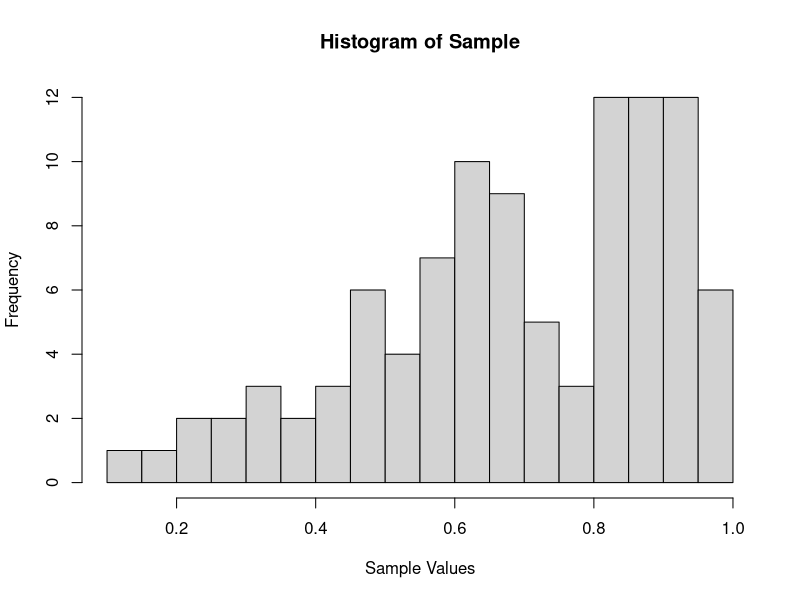

Write R code to recreate this figure.
## ---- chunk 1
lambda <- 1
set.seed(0)
sample_size <- 100

sample_x <- (runif(sample_size))^(1 / (2 * lambda))
## ---- chunk 2
hist(sample_x,
     breaks = 30,
     main = "Histogram of Sample",
     xlab = "Sample Values")

## ---- chunk 3

## ---- chunk 4
#plot of the histogram, kernel density estimate and a normal approximation from CLT to compare 
## ---- chunk 5

## ---- chunk 6

